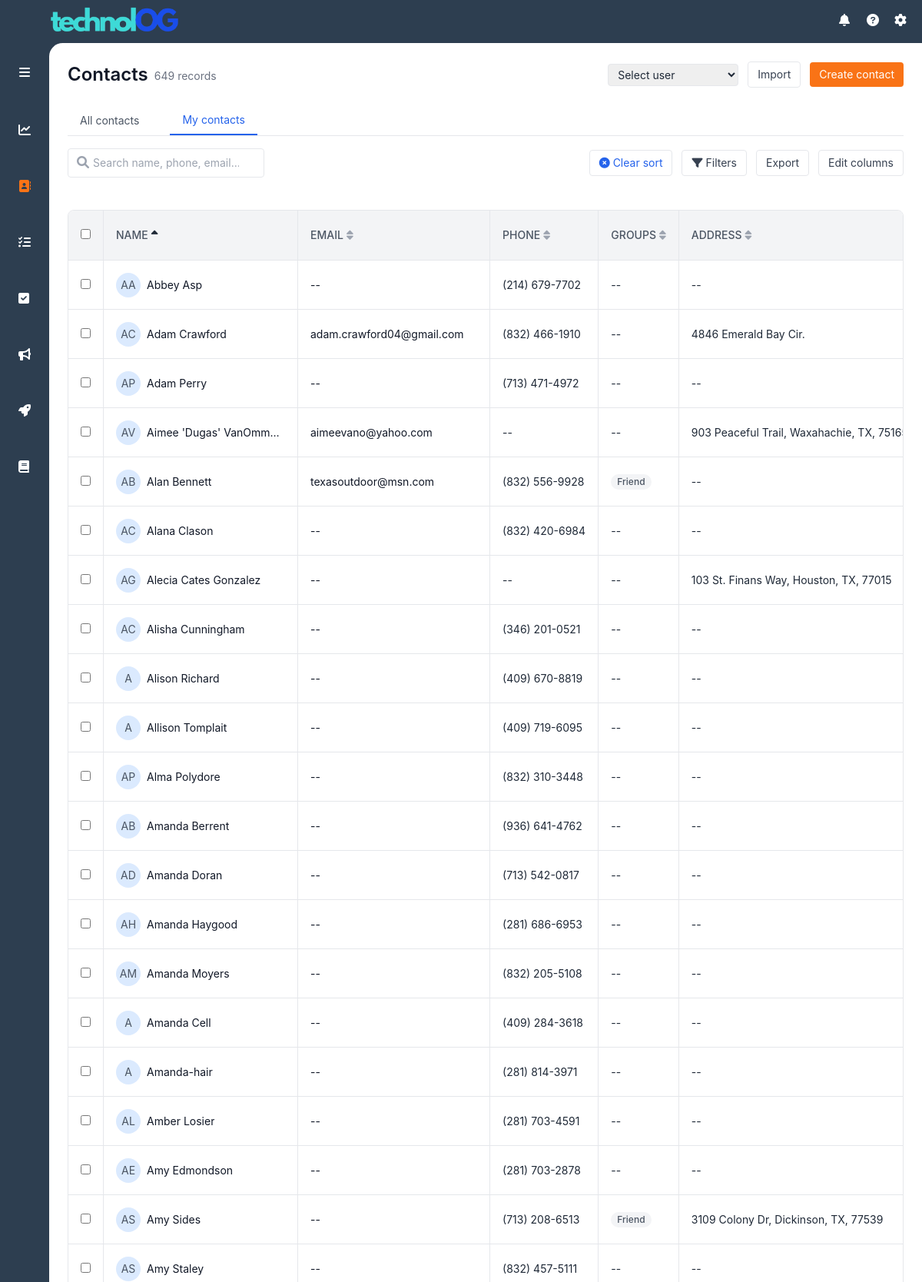
The app's page / (signed in, upper part) with its own data.
### models.py (models this page shows, shortened)
class Contact(db.Model):
    id = db.Column(db.Integer, primary_key=True)
    user_id = db.Column(db.Integer, db.ForeignKey('user.id'), nullable=False)
    first_name = db.Column(db.String(80), nullable=False)
    last_name = db.Column(db.String(80), nullable=False)
    email = db.Column(db.String(120))
    phone = db.Column(db.String(20))
    street_address = db.Column(db.String(200))
    city = db.Column(db.String(100))
    state = db.Column(db.String(50))
    zip_code = db.Column(db.String(20))
    notes = db.Column(db.Text)
    created_at = db.Column(db.DateTime, nullable=False, default=datetime.utcnow)
    updated_at = db.Column(db.DateTime, nullable=False, default=datetime.utcnow,
                          onupdate=datetime.utcnow)
    potential_commission = db.Column(db.Numeric(10, 2), nullable=False, default=5000.00)
    last_email_date = db.Column(db.Date, nullable=True)
    last_text_date = db.Column(db.Date, nullable=True)
    last_phone_call_date = db.Column(db.Date, nullable=True)
    last_contact_date = db.Column(db.Date, nullable=True)
    current_objective = db.Column(db.Text, nullable=True)
    move_timeline = db.Column(db.Text, nullable=True)
    motivation = db.Column(db.Text, nullable=True)
    financial_status = db.Column(db.Text, nullable=True)
    additional_notes = db.Column(db.Text, nullable=True)
    owner = db.relationship('User', backref=db.backref('contacts', lazy=True))
    groups = db.relationship('ContactGroup',
                           secondary=contact_groups,
                           back_populates='contacts',
                           lazy='joined')

class ContactGroup(db.Model):
    id = db.Column(db.Integer, primary_key=True)
    name = db.Column(db.String(100), unique=True, nullable=False)
    category = db.Column(db.String(50), nullable=False)
    sort_order = db.Column(db.Integer, nullable=False)
    created_at = db.Column(db.DateTime, nullable=False, default=datetime.utcnow)
    contacts = db.relationship('Contact',
                             secondary=contact_groups,
                             back_populates='groups',
                             lazy='dynamic')

### routes/main.py (the view, shortened to what this page needs)
@main_bp.route('/')
@login_required
def index():
    show_all = request.args.get('view') == 'all' and current_user.role == 'admin'
    sort_by = request.args.get('sort', 'name')
    sort_dir = request.args.get('dir', 'asc')
    search_query = request.args.get('q', '').strip()
    page = request.args.get('page', 1, type=int)
    per_page = request.args.get('per_page', 50, type=int)
    if show_all:
        query = Contact.query
    else:
        query = Contact.query.filter_by(user_id=current_user.id)
    owners = request.args.get('owners')
    if show_all and owners:
        owner_ids = [int(id) for id in owners.split(',')]
        query = query.filter(Contact.user_id.in_(owner_ids))
    groups = request.args.get('groups')
    if groups:
        group_ids = [int(id) for id in groups.split(',')]
        query = query.join(Contact.groups).filter(ContactGroup.id.in_(group_ids))
    zips = request.args.get('zips')
    if zips:
        zip_list = [z.strip() for z in zips.split(',')]
        query = query.filter(Contact.zip_code.in_(zip_list))
    commission_range = request.args.get('commission')
    if sort_by == 'owner':
        query = query.join(User, Contact.user_id == User.id)
        if sort_dir == 'asc':
            query = query.order_by(User.first_name.asc(), User.last_name.asc())
        else:
            query = query.order_by(User.first_name.desc(), User.last_name.desc())
    elif sort_by == 'potential_commission':
        if sort_dir == 'asc':
            query = query.filter(Contact.potential_commission.isnot(None)).order_by(Contact.potential_commission.asc())
        else:
            query = query.filter(Contact.potential_commission.isnot(None)).order_by(Contact.potential_commission.desc())
    else:
        sort_map = {
            'name': [Contact.first_name, Contact.last_name],
            'email': [Contact.email],
            'phone': [Contact.phone],
            'address': [Contact.street_address],
            'notes': [Contact.notes],
            'created_at': [Contact.created_at],
            'last_contact_date': [Contact.last_contact_date]
        }
        if sort_by in sort_map:
            sort_attrs = sort_map[sort_by]
            if sort_dir == 'asc':
                query = query.order_by(*[attr.asc() for attr in sort_attrs])
            else:
                query = query.order_by(*[attr.desc() for attr in sort_attrs])
    total_contacts = query.count()  # Get total count before pagination
    pagination = query.paginate(page=page, per_page=per_page, error_out=False)
    contacts = pagination.items
    all_groups = ContactGroup.query.order_by(ContactGroup.name).all()
    all_owners = []
    if current_user.role == 'admin':
        all_owners = User.query.order_by(User.first_name, User.last_name).all()
    return render_template('index.html',
                         contacts=contacts,
                         total_contacts=total_contacts,  # Pass total count to template
                         show_all=show_all,
                         current_sort=sort_by,
                         current_dir=sort_dir,
                         all_groups=all_groups,
                         all_owners=all_owners,
                         pagination=pagination,
                         per_page=per_page)

### templates/index.html (shortened to what this page needs)
{% extends "base.html" %}
{% block content %}
<div class="p-6">
    <div class="flex justify-between items-center mb-6">
        <div class="flex items-center space-x-2">
            <h1 class="text-2xl font-semibold text-gray-900 hidden md:block">Contacts</h1>
            <span class="text-sm text-gray-500 translate-y-0.5 ml-2">{{ total_contacts }} record{% if total_contacts != 1 %}s{% endif %}</span>
        </div>
        <div class="flex items-center space-x-3">
            <form action="{{ url_for('contacts.import_contacts') }}" method="POST" id="importForm" class="hidden md:flex items-center space-x-2" enctype="multipart/form-data">
                {% if current_user.role == 'admin' %}
                <select id="importUserId" name="user_id" class="text-sm border rounded px-2 py-1">
                    <option value="">Select user</option>
                </select>
                {% endif %}
            </form>
            <div class="relative hidden md:block">
                <button onclick="document.getElementById('csvFile').click()"
                        id="importButton"
                        class="text-sm px-3 py-1.5 border rounded text-gray-700 hover:bg-gray-50">
                    Import
                </button>
            </div>
            <a href="{{ url_for('contacts.create_contact') }}" class="text-sm px-3 py-1.5 bg-orange-500 text-white rounded hover:bg-orange-600">
                <span class="hidden md:inline">Create contact</span>
            </a>
        </div>
    </div>
    <div class="border-b mb-4">
        <div class="flex space-x-6">
            {% if current_user.role == 'admin' %}
                <button
                    class="px-4 py-2 text-sm {% if show_all %}text-blue-600 border-b-2 border-blue-600{% else %}text-gray-600 hover:text-gray-800{% endif %}"
                    onclick="window.location.href='{{ url_for('main.index', view='all') }}';"
                >
                    All contacts
                </button>
            {% endif %}
            <button
                class="px-4 py-2 text-sm {% if not show_all %}text-blue-600 border-b-2 border-blue-600{% else %}text-gray-600 hover:text-gray-800{% endif %}"
                onclick="window.location.href = '{{ url_for('main.index', view='my') }}';"
            >
                My contacts
            </button>
        </div>
    </div>
    <div class="mb-4 items-center justify-between hidden md:flex">
        <div class="relative">
            <input
                type="text"
                id="searchInput"
                placeholder="Search name, phone, email..."
                class="w-64 pl-8 pr-8 py-2 border rounded text-sm"
                value="{{ request.args.get('q', '') }}"
                autocomplete="off"
            >
            <i class="fas fa-search absolute left-3 top-2.5 text-gray-400"></i>
        </div>
        <div class="flex items-center space-x-3">
            {% if current_sort != 'created_at' or current_dir != 'desc' %}
                <button
                    onclick="clearSort()"
                    class="text-sm px-3 py-1.5 border rounded text-blue-600 hover:bg-blue-50 flex items-center space-x-1"
                >
                    <i class="fas fa-times-circle"></i>
                    <span>Clear sort</span>
                </button>
            {% endif %}
            <button
                onclick="toggleFilters()"
                class="text-sm px-3 py-1.5 border rounded text-gray-700 hover:bg-gray-50 flex items-center space-x-1"
            >
                <i class="fas fa-filter"></i>
                <span>Filters</span>
            </button>
            <a href="{{ url_for('contacts.export_contacts', view=request.args.get('view'), q=request.args.get('q')) }}"
               class="text-sm px-3 py-1.5 border rounded text-gray-700 hover:bg-gray-50">
                Export
            </a>
            <button class="text-sm px-3 py-1.5 border rounded text-gray-700 hover:bg-gray-50">
                Edit columns
            </button>
        </div>
    </div>
    <link href="https://cdn.jsdelivr.net/npm/tom-select@2.2.2/dist/css/tom-select.css" rel="stylesheet">
    <div class="border rounded-lg overflow-hidden hidden md:block">
        <table class="w-full">
            <thead class="bg-gray-100 text-sm border-b">
                <tr>
                    <th class="w-8 px-4 py-3">
                        <input type="checkbox" class="rounded">
                    </th>
                    <th class="w-64 px-4 py-3 font-medium text-gray-600 border-l text-sm">
                        <div class="flex items-center space-x-1 cursor-pointer" onclick="sortTable('name')">
                            <span>NAME</span>
                            <i class="fas fa-sort{% if current_sort == 'name' %}{% if current_dir == 'asc' %}-up{% else %}-down{% endif %}{% endif %}
                               text-{% if current_sort == 'name' %}gray-800{% else %}gray-400{% endif %} hover:text-gray-600"></i>
                        </div>
                    </th>
                    <th class="w-48 px-4 py-3 font-medium text-gray-600 border-l text-sm">
                        <div class="flex items-center space-x-1 cursor-pointer" onclick="sortTable('email')">
                            <span>EMAIL</span>
                            <i class="fas fa-sort{% if current_sort == 'email' %}{% if current_dir == 'asc' %}-up{% else %}-down{% endif %}{% endif %}
                               text-{% if current_sort == 'email' %}gray-800{% else %}gray-400{% endif %} hover:text-gray-600"></i>
                        </div>
                    </th>
                    <th class="w-40 px-4 py-3 font-medium text-gray-600 border-l text-sm">
                        <div class="flex items-center space-x-1 cursor-pointer" onclick="sortTable('phone')">
                            <span>PHONE</span>
                            <i class="fas fa-sort{% if current_sort == 'phone' %}{% if current_dir == 'asc' %}-up{% else %}-down{% endif %}{% endif %}
                               text-{% if current_sort == 'phone' %}gray-800{% else %}gray-400{% endif %} hover:text-gray-600"></i>
                        </div>
                    </th>
                    <th class="w-64 px-4 py-3 font-medium text-gray-600 border-l text-sm">
                        <div class="flex items-center space-x-1">
                            <span>GROUPS</span>
                            <i class="fas fa-sort text-gray-400 hover:text-gray-600 cursor-pointer"></i>
                        </div>
                    </th>
                    <th class="w-48 px-4 py-3 font-medium text-gray-600 border-l text-sm">
                        <div class="flex items-center space-x-1 cursor-pointer" onclick="sortTable('address')">
                            <span>ADDRESS</span>
                            <i class="fas fa-sort{% if current_sort == 'address' %}{% if current_dir == 'asc' %}-up{% else %}-down{% endif %}{% endif %}
                               text-{% if current_sort == 'address' %}gray-800{% else %}gray-400{% endif %} hover:text-gray-600"></i>
                        </div>
                    </th>
                </tr>
            </thead>
            <tbody class="divide-y text-sm">
                {% for contact in contacts %}
                <tr class="hover:bg-gray-50 h-16 cursor-pointer" onclick="window.location.href='{{ url_for('contacts.view_contact', contact_id=contact.id) }}'">
                    <td class="px-4" onclick="event.stopPropagation()">
                        <input type="checkbox" class="rounded">
                    </td>
                    <td class="px-4 border-l">
                        <div class="flex items-center">
                            <div class="w-8 h-8 rounded-full flex items-center justify-center text-sm mr-2 flex-shrink-0 text-gray-600
                                {% set initials = contact.first_name[0]|upper + contact.last_name[0]|upper %}
                                {{ colors[initials[0]] or 'bg-gray-100' }}"
                            >
                                {{ contact.first_name[0] }}{{ contact.last_name[0] }}
                            </div>
                            <span class="text-gray-900 text-sm overflow-hidden overflow-ellipsis whitespace-nowrap max-w-[180px]">
                                {{ contact.first_name }} {{ contact.last_name }}
                            </span>
                        </div>
                    </td>
                    <td class="px-4 border-l">
                        <div class="overflow-hidden overflow-ellipsis whitespace-nowrap text-gray-900">
                            {{ contact.email or '--' }}
                        </div>
                    </td>
                    <td class="px-4 border-l">
                        <div class="overflow-hidden overflow-ellipsis whitespace-nowrap">
                            {{ contact.phone or '--' }}
                        </div>
                    </td>
                    <td class="px-4 border-l relative">
                        <div class="flex flex-wrap gap-1 max-h-12 overflow-hidden relative">
                            {% for group in contact.groups[:2] %}
                                <span class="inline-flex items-center px-2 py-0.5 rounded-full text-xs font-medium bg-gray-100 text-gray-600 whitespace-nowrap">
                                    {{ group.name }}
                                </span>
                            {% else %}
                                --
                            {% endfor %}
                        </div>
                    </td>
                    <td class="px-4 border-l relative group">
                        <div class="overflow-hidden overflow-ellipsis whitespace-nowrap">
                            {% set address_parts = [] %}
                            {% if contact.street_address %}
                                {% set _ = address_parts.append(contact.street_address) %}
                            {% endif %}
                            {% if contact.city %}
                                {% set _ = address_parts.append(contact.city) %}
                            {% endif %}
                            {% if contact.state %}
                                {% set _ = address_parts.append(contact.state) %}
                            {% endif %}
                            {% if contact.zip_code %}
                                {% set _ = address_parts.append(contact.zip_code) %}
                            {% endif %}
                            {{ address_parts|join(', ') or '--' }}
                        </div>
                    </td>
                </tr>
                {% else %}
                <tr>
                    <td colspan="{{ '9' if current_user.role == 'admin' and show_all else '8' }}" class="px-4 py-8 text-center text-gray-500 text-sm">
                        No contacts found. Click "Create contact" to add one.
                    </td>
                </tr>
                {% endfor %}
            </tbody>
        </table>
    </div>
</div>
{% endblock %}

### records on screen
Contact: first_name "A", last_name "A", first_name "Abbey", last_name "Asp", email "--", phone "(214) 679-7702", address_parts "--"
Contact: first_name "A", last_name "C", first_name "Adam", last_name "Crawford", email "adam.crawford04@gmail.com", phone "(832) 466-1910", street_address "4846 Emerald Bay Cir."
Contact: first_name "A", last_name "P", first_name "Adam", last_name "Perry", email "--", phone "(713) 471-4972", address_parts "--"
Contact: first_name "A", last_name "V", first_name "Aimee 'Dugas'", last_name "VanOmm…", email "aimeevano@yahoo.com", phone "--", address_parts "903 Peaceful Trail, Waxahachie, TX,…"
Contact: first_name "A", last_name "B", first_name "Alan", last_name "Bennett", email "texasoutdoor@msn.com", phone "(832) 556-9928", address_parts "--"
ContactGroup: name "Friend"
Contact: first_name "A", last_name "C", first_name "Alana", last_name "Clason", email "--", phone "(832) 420-6984", address_parts "--"
Contact: first_name "A", last_name "G", first_name "Alecia Cates", last_name "Gonzalez", email "--", phone "--", address_parts "103 St. Finans Way, Houston, TX, 77015"
Contact: first_name "A", last_name "C", first_name "Alisha", last_name "Cunningham", email "--", phone "(346) 201-0521", address_parts "--"
Contact: first_name "A", first_name "Alison Richard", email "--", phone "(409) 670-8819", address_parts "--"
Contact: first_name "A", first_name "Allison Tomplait", email "--", phone "(409) 719-6095", address_parts "--"
Contact: first_name "A", last_name "P", first_name "Alma", last_name "Polydore", email "--", phone "(832) 310-3448", address_parts "--"
Contact: first_name "A", last_name "B", first_name "Amanda", last_name "Berrent", email "--", phone "(936) 641-4762", address_parts "--"
Contact: first_name "A", last_name "D", first_name "Amanda", last_name "Doran", email "--", phone "(713) 542-0817", address_parts "--"
Contact: first_name "A", last_name "H", first_name "Amanda", last_name "Haygood", email "--", phone "(281) 686-6953", address_parts "--"
Contact: first_name "A", last_name "M", first_name "Amanda", last_name "Moyers", email "--", phone "(832) 205-5108", address_parts "--"
Contact: first_name "A", first_name "Amanda Cell", email "--", phone "(409) 284-3618", address_parts "--"
Contact: first_name "A", first_name "Amanda-hair", email "--", phone "(281) 814-3971", address_parts "--"
Contact: first_name "A", last_name "L", first_name "Amber", last_name "Losier", email "--", phone "(281) 703-4591", address_parts "--"
Contact: first_name "A", last_name "E", first_name "Amy", last_name "Edmondson", email "--", phone "(281) 703-2878", address_parts "--"
Contact: first_name "A", last_name "S", first_name "Amy", last_name "Sides", email "--", phone "(713) 208-6513", address_parts "3109 Colony Dr, Dickinson, TX, 77539"
Contact: first_name "A", last_name "S", first_name "Amy", last_name "Staley", email "--", phone "(832) 457-5111", address_parts "--"

### other values on screen
{{ total_contacts }} "649"
